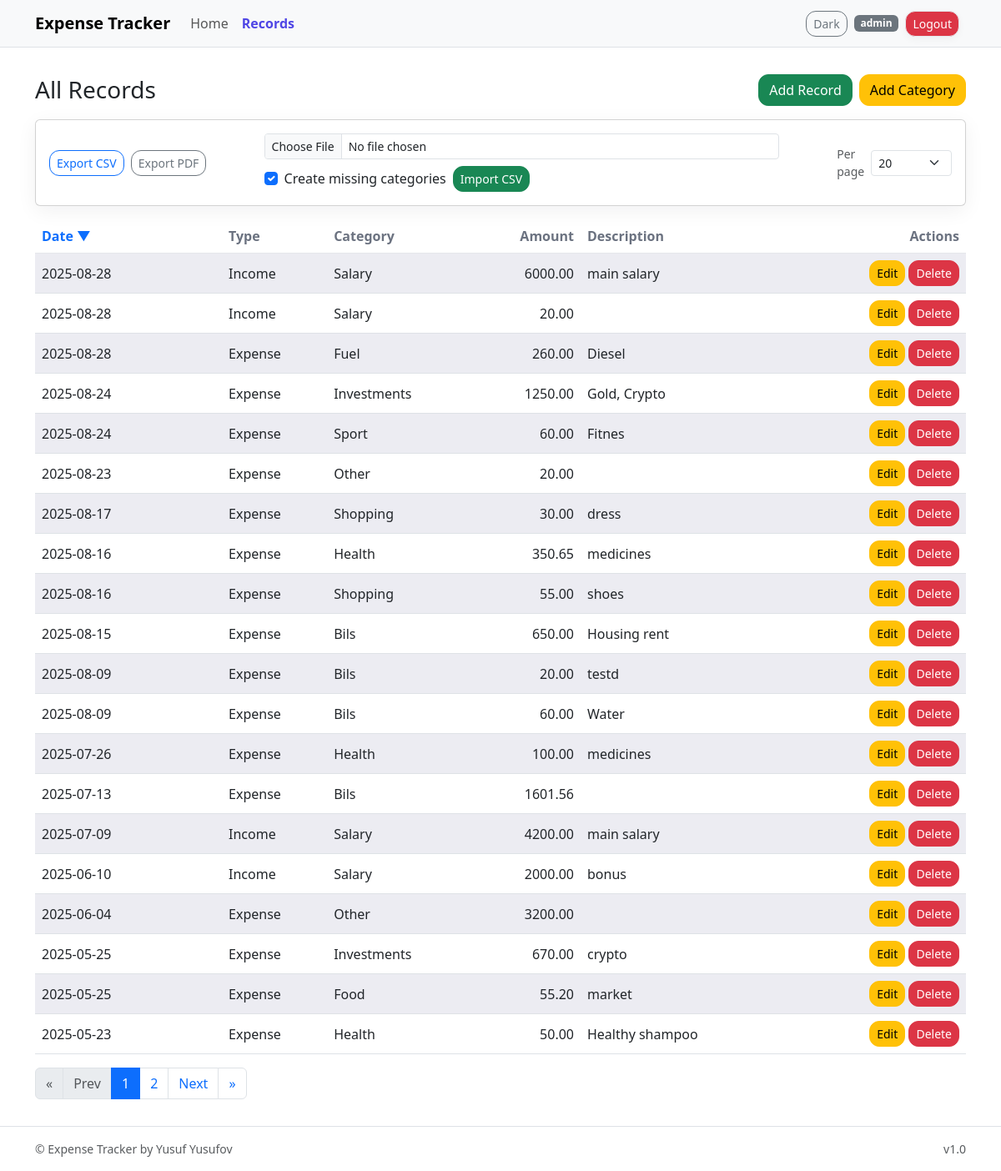
Screenshot of /records/ (signed in) with the database file from the repository.
### models/models.py (models this page shows)
class User(db.Model, UserMixin):
    id = db.Column(db.Integer, primary_key=True)
    username = db.Column(db.String(50), unique=True, nullable=False)
    password = db.Column(db.String(200), nullable=False)
    records = db.relationship("Record", backref="user", lazy=True)
    categories = db.relationship("Category", backref="user", lazy=True)

class Record(db.Model):
    id = db.Column(db.Integer, primary_key=True)
    date = db.Column(db.String(20), nullable=False)
    type = db.Column(db.String(10), nullable=False)
    category = db.Column(db.String(50), nullable=False)
    amount = db.Column(db.Float, nullable=False)
    description = db.Column(db.String(200))
    user_id = db.Column(db.Integer, db.ForeignKey("user.id"), nullable=False)

### routes/records.py (the view)
@records_bp.route("/")
@login_required
def list_records():
    sort = request.args.get("sort", "desc")                 # 'asc' | 'desc'
    page_str = request.args.get("page", "1")
    per_str  = request.args.get("per", "20")
    try:
        page = max(1, int(page_str))
    except ValueError:
        page = 1
    try:
        per_page = max(5, min(100, int(per_str)))          # clamp 5..100
    except ValueError:
        per_page = 20
        per_str = "20"
    q = Record.query.filter_by(user_id=current_user.id)
    order_col = asc(Record.date) if sort == "asc" else desc(Record.date)
    q = q.order_by(order_col)
    pagination = db.paginate(q, page=page, per_page=per_page, error_out=False)
    records = pagination.items
    p = pagination.page
    total = pagination.pages
    start = 1 if p - 2 <= 1 else p - 2
    end   = total if p + 2 >= total else p + 2
    return render_template(
        "records.html",
        records=records,
        sort=sort,
        per=per_str,
        pagination=pagination,
        p=p, total=total, start=start, end=end
    )

### app.py (called while the page is built)
def create_app():
    app = Flask(__name__)
    app_env = os.environ.get("APP_ENV", "development").lower()
    if app_env == "production":
        app.config.from_object(ProdConfig)
    else:
        app.config.from_object(DevConfig)
    db.init_app(app)
    from routes.auth import auth_bp
    from routes.home import home_bp
    from routes.records import records_bp
    from routes.categories import categories_bp
    app.register_blueprint(auth_bp)
    app.register_blueprint(home_bp)
    app.register_blueprint(records_bp)
    app.register_blueprint(categories_bp)
    login_manager = LoginManager()
    login_manager.init_app(app)
    login_manager.login_view = "auth.login"
    @login_manager.user_loader
    def load_user(user_id):
        return User.query.get(int(user_id))
    return app

### templates/records.html (shortened to what this page needs)
{% extends "base.html" %}
{% block content %}
<div class="d-flex flex-wrap justify-content-between align-items-center mb-3">
 	<h3 class="mb-2 mb-md-0">All Records</h3>
 	<div class="d-flex gap-2">
 		<a href="{{ url_for('records.add_record') }}" class="btn btn-success">Add Record</a>
		<a href="{{ url_for('categories.add_category') }}" class="btn btn-warning">Add Category</a>
	</div>
</div>
<div class="card mb-3">
	<div class="card-body d-flex flex-wrap align-items-center gap-2">
		<a href="{{ url_for('records.export_csv') }}" class="btn btn-outline-primary btn-sm">Export CSV</a>
		<a href="{{ url_for('records.export_pdf') }}" class="btn btn-outline-secondary btn-sm">Export PDF</a>
		<form class="d-flex flex-wrap align-items-center gap-2 ms-auto"
			action="{{ url_for('records.import_csv') }}"
			method="POST" enctype="multipart/form-data">
			<input type="file" name="file" accept=".csv"
				class="form-control form-control-sm" required>
			<div class="form-check">
				<input class="form-check-input" type="checkbox" id="createCats" name="create_missing_categories" checked>
				<label class="form-check-label" for="createCats">Create missing categories</label>
			</div>
			<button class="btn btn-success btn-sm" type="submit">Import CSV</button>
		</form>
		<form class="ms-auto d-flex align-items-center gap-2"
			method="get" action="{{ url_for('records.list_records') }}">
			<label class="text-muted small mb-0">Per page</label>
			<select name="per" class="form-select form-select-sm" onchange="this.form.submit()">
			{% for opt in [10,20,50,100] %}
				<option value="{{ opt }}" {% if per|string == opt|string %}selected{% endif %}>{{ opt }}</option>
			{% endfor %}
			</select>
		</form>
	</div>
</div>
{% if records|length == 0 %}
	<div class="alert alert-info">No records yet. Use <b>Add Record</b> to create your first entry.</div>
{% else %}
	<table class="table table-striped table-hover align-middle">
		<thead>
			<tr>
				<th style="min-width:140px">
					<a href="{{ url_for('records.list_records', sort='asc' if sort=='desc' else 'desc', page=1, per=per) }}" class="text-decoration-none">
			            Date
						{% if sort == 'asc' %}
							▲
						{% else %}
							▼
						{% endif %}
					</a>
				</th>
				<th>Type</th>
				<th>Category</th>
				<th class="text-end">Amount</th>
				<th>Description</th>
				<th class="text-end" style="min-width:140px">Actions</th>
			</tr>
		</thead>
	<tbody>
		{% for r in records %}
		<tr>
			<td>{{ r.date }}</td>
			<td>{{ r.type|title }}</td>
			<td>{{ r.category }}</td>
			<td class="text-end">{{ "%.2f"|format(r.amount) }}</td>
			<td>{{ r.description }}</td>
			<td class="text-end">
			<a href="{{ url_for('records.edit_record', id=r.id) }}" class="btn btn-warning btn-sm">Edit</a>
			<form action="{{ url_for('records.delete_record', id=r.id) }}"
				method="POST" style="display:inline;">
				<button type="submit" class="btn btn-danger btn-sm"
					onclick="return confirm('Delete this record?');">
					Delete
				</button>
			</form>
			</td>
		</tr>
		{% endfor %}
	</tbody>
	</table>
	{% if pagination and total > 1 %}
	<nav aria-label="Records pagination" class="mt-3">
	  <ul class="pagination">
	    <li class="page-item {% if not pagination.has_prev %}disabled{% endif %}">
	      <a class="page-link" href="{{ url_for('records.list_records', page=1, per=per, sort=sort) }}">&laquo;</a>
	    </li>
	    <li class="page-item {% if not pagination.has_prev %}disabled{% endif %}">
	      <a class="page-link" href="{{ url_for('records.list_records', page=pagination.prev_num, per=per, sort=sort) }}">Prev</a>
	    </li>
	    {% for page_no in range(start, end + 1) %}
	      <li class="page-item {% if page_no == p %}active{% endif %}">
	        <a class="page-link" href="{{ url_for('records.list_records', page=page_no, per=per, sort=sort) }}">{{ page_no }}</a>
	      </li>
	    {% endfor %}
	    <li class="page-item {% if not pagination.has_next %}disabled{% endif %}">
	      <a class="page-link" href="{{ url_for('records.list_records', page=pagination.next_num, per=per, sort=sort) }}">Next</a>
	    </li>
	    <li class="page-item {% if not pagination.has_next %}disabled{% endif %}">
	      <a class="page-link" href="{{ url_for('records.list_records', page=total, per=per, sort=sort) }}">&raquo;</a>
	    </li>
	  </ul>
	</nav>
	{% endif %}
{% endif %}
{% endblock %}

### templates/base.html (shortened to what this page needs)
<!DOCTYPE html>
<html lang="en">
<head>
  <link rel="stylesheet" href="{{ url_for('static', filename='css/style.css') }}">
  <link rel="stylesheet" href="https://cdn.jsdelivr.net/npm/bootstrap@5.3.0/dist/css/bootstrap.min.css">
</head>
<body class="min-vh-100 d-flex flex-column">
  <nav class="navbar navbar-expand-lg navbar-light bg-light border-bottom">
    <div class="container">
      <a class="navbar-brand fw-bold" href="{{ url_for('home.index') }}">Expense Tracker</a>
      <div class="collapse navbar-collapse" id="mainNav">
        <ul class="navbar-nav me-auto mb-2 mb-lg-0">
          <li class="nav-item">
            <a class="nav-link {% if request.endpoint and request.endpoint.startswith('home.') %}active{% endif %}"
               href="{{ url_for('home.index') }}">Home</a>
          </li>
          <li class="nav-item">
            <a class="nav-link {% if request.endpoint and request.endpoint.startswith('records.') %}active{% endif %}"
               href="{{ url_for('records.list_records') }}">Records</a>
          </li>
        </ul>
        <div class="d-flex align-items-center gap-2">
          <button id="themeToggle" class="btn btn-outline-secondary btn-sm" type="button" title="Toggle theme">Dark</button>
          {% if current_user.is_authenticated %}
            <span class="badge bg-secondary text-wrap">{{ current_user.username }}</span>
            <a href="{{ url_for('auth.logout') }}" class="btn btn-danger btn-sm">Logout</a>
          {% else %}
            <a href="{{ url_for('auth.login') }}" class="btn btn-success btn-sm">Login</a>
            <a href="{{ url_for('auth.register') }}" class="btn btn-primary btn-sm">Register</a>
          {% endif %}
        </div>
      </div>
    </div>
  </nav>
  <main class="container py-3 flex-grow-1">
    {% block content %}{% endblock %}
  </main>
  <footer class="border-top py-3 small text-muted">
    <div class="container d-flex justify-content-between">
      <span>© {{  now().year if false else '' }} Expense Tracker by Yusuf Yusufov</span>
      <span>v1.0</span>
    </div>
  </footer>
</body>
</html>

### static/css/style.css (style rules this page uses)
:root { --bg:#f6f7fb; --card:#ffffff; --text:#1f2937; --muted:#6b7280; --primary:#4f46e5; --accent:#06b6d4; --success:#16a34a; --danger:#dc2626; --border:#e5e7eb; --shadow: 0 6px 24px rgba(15, 23, 42, .06); --shadow-sm: 0 3px 10px rgba(15, 23, 42, .04); }
html,body { height:100% }
body { background: var(--bg); color: var(--text); font-family: Inter, system-ui, -apple-system, Segoe UI, Roboto, Arial, sans-serif; }
.navbar { background: var(--card)!important; border-bottom:1px solid var(--border)!important; }
.nav-link.active { font-weight: 700; color: var(--primary)!important; }
h1,h2,h3,h4 { color:var(--text) }
a { color:var(--primary) }
nav a.btn { margin-right:.5rem; border-radius:12px; box-shadow: var(--shadow-sm); border:1px solid var(--border); }
.card { background:var(--card); border:1px solid var(--border); border-radius:16px; box-shadow: var(--shadow); }
.table { --bs-table-bg: transparent; }
.table thead th { border-bottom:1px solid var(--border); color:var(--muted); }
.table tbody td { vertical-align: middle; }
.table-striped>tbody>tr:nth-of-type(odd)>* { background: rgba(99,102,241,.04); }
.form-control, .form-select { border-radius:12px; border:1px solid var(--border); background: var(--card); color: var(--text); }
.btn-primary, .btn-success, .btn-secondary, .btn-warning, .btn-danger, .btn-outline-primary, .btn-outline-secondary { border-radius:12px !important; }
.text-muted { color:var(--muted)!important }

### rows the page displays
User: username "admin"
Record: date "2025-08-28", type "Income", category "Salary", amount "6000.00", description "main salary"
Record: date "2025-08-28", type "Income", category "Salary", amount "20.00"
Record: date "2025-08-28", type "Expense", category "Fuel", amount "260.00", description "Diesel"
Record: date "2025-08-24", type "Expense", category "Investments", amount "1250.00", description "Gold, Crypto"
Record: date "2025-08-24", type "Expense", category "Sport", amount "60.00", description "Fitnes"
Record: date "2025-08-23", type "Expense", category "Other", amount "20.00"
Record: date "2025-08-17", type "Expense", category "Shopping", amount "30.00", description "dress"
Record: date "2025-08-16", type "Expense", category "Health", amount "350.65", description "medicines"
Record: date "2025-08-16", type "Expense", category "Shopping", amount "55.00", description "shoes"
Record: date "2025-08-15", type "Expense", category "Bils", amount "650.00", description "Housing rent"
Record: date "2025-08-09", type "Expense", category "Bils", amount "20.00", description "testd"
Record: date "2025-08-09", type "Expense", category "Bils", amount "60.00", description "Water"
Record: date "2025-07-26", type "Expense", category "Health", amount "100.00", description "medicines"
Record: date "2025-07-13", type "Expense", category "Bils", amount "1601.56"
Record: date "2025-07-09", type "Income", category "Salary", amount "4200.00", description "main salary"
Record: date "2025-06-10", type "Income", category "Salary", amount "2000.00", description "bonus"
Record: date "2025-06-04", type "Expense", category "Other", amount "3200.00"
Record: date "2025-05-25", type "Expense", category "Investments", amount "670.00", description "crypto"
Record: date "2025-05-25", type "Expense", category "Food", amount "55.20", description "market"
Record: date "2025-05-23", type "Expense", category "Health", amount "50.00", description "Healthy shampoo"

### other values shown
{{ page_no }} "1" "2"
form field per "20"
